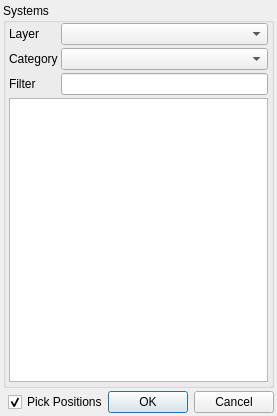
<?xml version="1.0" encoding="UTF-8"?>
<ui version="4.0">
 <class>Dialog</class>
 <widget class="QDialog" name="Dialog">
  <property name="geometry">
   <rect>
    <x>0</x>
    <y>0</y>
    <width>253</width>
    <height>416</height>
   </rect>
  </property>
  <property name="windowTitle">
   <string>Add New System</string>
  </property>
  <property name="modal">
   <bool>true</bool>
  </property>
  <layout class="QVBoxLayout" name="verticalLayout">
   <property name="spacing">
    <number>3</number>
   </property>
   <property name="leftMargin">
    <number>3</number>
   </property>
   <property name="topMargin">
    <number>3</number>
   </property>
   <property name="rightMargin">
    <number>3</number>
   </property>
   <property name="bottomMargin">
    <number>3</number>
   </property>
   <item>
    <widget class="QGroupBox" name="groupBox_2">
     <property name="title">
      <string>Systems</string>
     </property>
     <property name="flat">
      <bool>false</bool>
     </property>
     <layout class="QGridLayout" name="gridLayout">
      <property name="leftMargin">
       <number>3</number>
      </property>
      <property name="topMargin">
       <number>0</number>
      </property>
      <property name="rightMargin">
       <number>3</number>
      </property>
      <property name="bottomMargin">
       <number>3</number>
      </property>
      <property name="spacing">
       <number>3</number>
      </property>
      <item row="2" column="1">
       <widget class="QLineEdit" name="uiFilterLINE"/>
      </item>
      <item row="3" column="0" colspan="2">
       <widget class="QListWidget" name="uiSystemTypeLIST">
        <property name="palette">
         <palette>
          <active>
           <colorrole role="Highlight">
            <brush brushstyle="SolidPattern">
             <color alpha="255">
              <red>51</red>
              <green>153</green>
              <blue>255</blue>
             </color>
            </brush>
           </colorrole>
          </active>
          <inactive>
           <colorrole role="Highlight">
            <brush brushstyle="SolidPattern">
             <color alpha="255">
              <red>85</red>
              <green>170</green>
              <blue>255</blue>
             </color>
            </brush>
           </colorrole>
          </inactive>
          <disabled>
           <colorrole role="Highlight">
            <brush brushstyle="SolidPattern">
             <color alpha="255">
              <red>51</red>
              <green>153</green>
              <blue>255</blue>
             </color>
            </brush>
           </colorrole>
          </disabled>
         </palette>
        </property>
       </widget>
      </item>
      <item row="2" column="0">
       <widget class="QLabel" name="label_2">
        <property name="text">
         <string>Filter</string>
        </property>
       </widget>
      </item>
      <item row="1" column="0">
       <widget class="QLabel" name="label">
        <property name="text">
         <string>Category</string>
        </property>
       </widget>
      </item>
      <item row="1" column="1">
       <widget class="QComboBox" name="uiCategoryCBOX"/>
      </item>
      <item row="0" column="1">
       <widget class="QComboBox" name="uiLayerCBOX"/>
      </item>
      <item row="0" column="0">
       <widget class="QLabel" name="label_3">
        <property name="text">
         <string>Layer</string>
        </property>
       </widget>
      </item>
     </layout>
    </widget>
   </item>
   <item>
    <widget class="QWidget" name="widget_4" native="true">
     <property name="sizePolicy">
      <sizepolicy hsizetype="Preferred" vsizetype="Minimum">
       <horstretch>0</horstretch>
       <verstretch>0</verstretch>
      </sizepolicy>
     </property>
     <layout class="QHBoxLayout" name="horizontalLayout_2">
      <property name="spacing">
       <number>0</number>
      </property>
      <property name="leftMargin">
       <number>5</number>
      </property>
      <property name="topMargin">
       <number>0</number>
      </property>
      <property name="rightMargin">
       <number>0</number>
      </property>
      <property name="bottomMargin">
       <number>0</number>
      </property>
      <item>
       <widget class="QCheckBox" name="uiPickPositionCHK">
        <property name="text">
         <string>Pick Positions</string>
        </property>
        <property name="checked">
         <bool>true</bool>
        </property>
       </widget>
      </item>
      <item>
       <widget class="QDialogButtonBox" name="buttonBox">
        <property name="orientation">
         <enum>Qt::Horizontal</enum>
        </property>
        <property name="standardButtons">
         <set>QDialogButtonBox::Cancel|QDialogButtonBox::Ok</set>
        </property>
       </widget>
      </item>
     </layout>
    </widget>
   </item>
  </layout>
 </widget>
 <resources/>
 <connections>
  <connection>
   <sender>buttonBox</sender>
   <signal>accepted()</signal>
   <receiver>Dialog</receiver>
   <slot>accept()</slot>
   <hints>
    <hint type="sourcelabel">
     <x>297</x>
     <y>401</y>
    </hint>
    <hint type="destinationlabel">
     <x>282</x>
     <y>-18</y>
    </hint>
   </hints>
  </connection>
  <connection>
   <sender>buttonBox</sender>
   <signal>rejected()</signal>
   <receiver>Dialog</receiver>
   <slot>reject()</slot>
   <hints>
    <hint type="sourcelabel">
     <x>390</x>
     <y>398</y>
    </hint>
    <hint type="destinationlabel">
     <x>308</x>
     <y>-11</y>
    </hint>
   </hints>
  </connection>
 </connections>
</ui>
